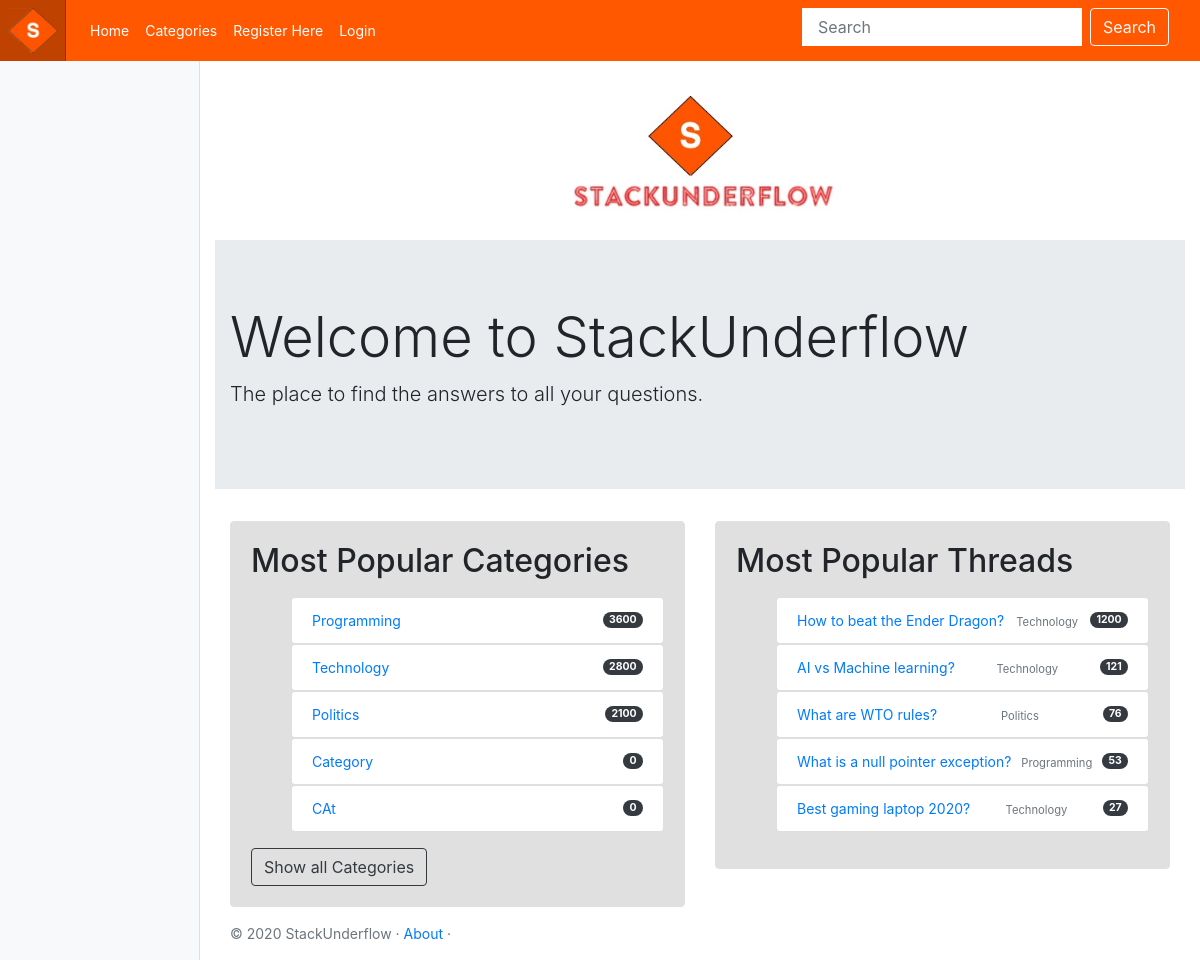
Before: / with the older database file.
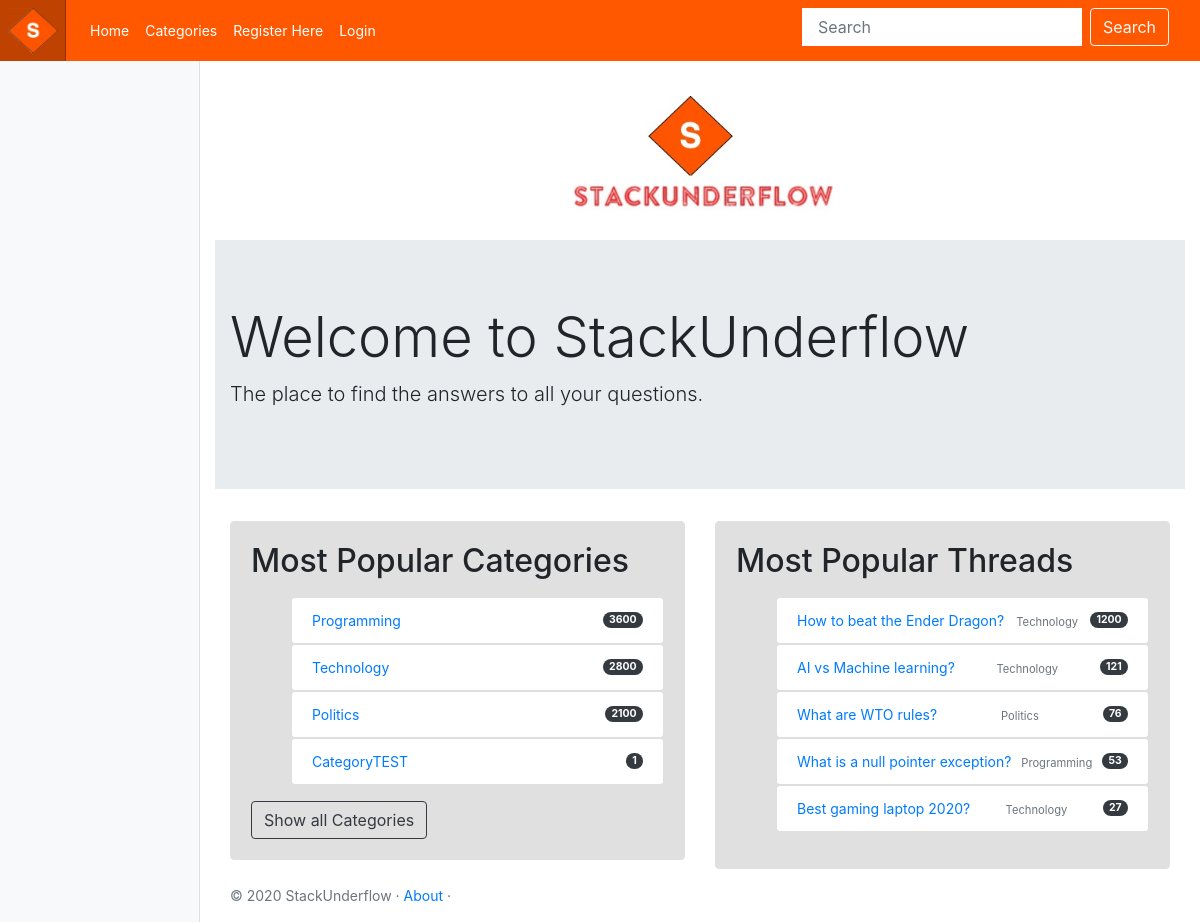
After: the same page with the newer database file.
### stack_underflow/models.py (models this page shows, shortened)
class Category(models.Model):
    user = models.ForeignKey(User, on_delete=models.CASCADE)
    name = models.CharField(max_length=128, unique=True)
    threads = models.IntegerField(default=0)
    slug = models.SlugField(unique=True)
    created_at = models.DateTimeField(auto_now_add=True)
    class Meta:
        verbose_name_plural = 'Categories'
    def __str__(self):
        return self.name

class Thread(models.Model):
    user = models.ForeignKey(User, on_delete=models.CASCADE)
    category = models.ForeignKey(Category, on_delete=models.CASCADE)
    question = models.CharField(max_length=128, unique=True)
    replies = models.IntegerField(default=0)
    created_at = models.DateTimeField(auto_now_add=True)
    slug = models.SlugField(unique=True)

### stack_underflow/views.py (the view)
# urls.py: path('', views.index, name='index'),
def index(request):
    category_list = Category.objects.order_by('-threads')[:5]
    threads_list = Thread.objects.order_by('-replies')[:5]
    context_dict = {}
    context_dict['categories'] = category_list
    context_dict['threads'] = threads_list
    return render(request, 'stack_underflow/index.html', context=context_dict)

### templates/stack_underflow/index.html (shortened to what this page needs)
<!DOCTYPE html>
{%extends 'stack_underflow/base.html' %}
{%load staticfiles %}
{% block body_block %}
<div class="text-center mb-4">
    <img class="mt-4" src="{% static 'images/logo.jpg' %}" alt="" width="300" height="120">
</div>
<div class="jumbotron jumbotron-fluid">
  <div class="container">
      {% if user.is_authenticated %}
            <h1 class="display-4">Welcome to StackUnderflow,</h1>
            <h1>{{ user.username }}</h1>
      {% else %}
            <h1 class="display-4">Welcome to StackUnderflow</h1>
      {% endif %}
            <p class="lead">The place to find the answers to all your questions.</p>
  </div>
</div>
<div class="container">
    <div class="row">
        <div class="col-md-6">
            <div class="card mb-6" style="background-color: #e0e0e0; border-color: #e0e0e0;">
                <div class="card-body">
                    <h2>Most Popular Categories</h2>
                    <p class="card-text">
                        {% if categories %}
                    <ul>
                        {% for category in categories %}
                            <ul class="list-group">
                                <li class="list-group-item d-flex justify-content-between align-items-center">
                                     <a href="{% url 'stack_underflow:show_category' category.slug %}"> {{ category.name }}</a>
                                    <span class="badge badge-dark badge-pill">{{ category.threads }}</span>
                                </li>
                            </ul>
                        {% endfor %}
                    </ul>
                    {% else %}
                    <strong>There are no categories present.</strong>
                    {% endif %}
                    </p>
                    <a class="btn btn-outline-dark" href="{% url 'stack_underflow:categories' %}" role="button">Show all Categories</a>
                </div>
            </div>
        </div>
        <div class="col-md-6">
            <div class="card mb-6" style="background-color: #e0e0e0; border-color: #e0e0e0;">
                <div class="card-body">
                    <h2>Most Popular Threads</h2>
                    <p class="card-text">
                        {% if categories %}
                    <ul>
                        {% for thread in threads %}
                            <ul class="list-group">
                                <li class="list-group-item d-flex justify-content-between align-items-center">
                                     <a href="{% url 'stack_underflow:show_thread' thread.slug %}">{{ thread.question }}</a>
                                    <div class="text-muted small mt-1">{{ thread.category }}<a href="" class="text-muted" data-abc="true"></a></div>
                                    <span class="badge badge-dark badge-pill">{{ thread.replies }}</span>
                                </li>
                            </ul>
                        {% endfor %}
                    </ul>
                    {% else %}
                    <strong>There are no threads present.</strong>
                    {% endif %}
                    </p>
                </div>
            </div>
        </div>
    </div>
</div>
{% endblock %}

### templates/stack_underflow/base.html (shortened to what this page needs)
<!DOCTYPE html>
{% load staticfiles %}
<html lang="en">
<head>
    <link href="{% static 'css/bootstrap.min.css' %}" rel="stylesheet">
    <link href="{% static 'css/stack_underflow.css' %}" rel="stylesheet">
</head>
<header>
    <nav class="navbar navbar-expand-md navbar-dark fixed-top p-0" style="background-color: #ff5800;">
        <a class="navbar-brand p-2" href="{% url 'stack_underflow:index' %}"><img src="{% static 'images/logo1.png' %}"
                                                                                  width="50" height="" 50"></a>
        <div class="collapse navbar-collapse" id="navbarCollapse">
            <ul class="navbar-nav mr-auto">
                <li class="nav-item"><a class="nav-link active" href="{% url 'stack_underflow:index' %}">Home</a></li>
                <li class="nav-item "><a class="nav-link active" href="{% url 'stack_underflow:categories' %}">Categories</a>
                </li>
                {% if user.is_authenticated %}
                <li class="nav-item"><a class="nav-link active"
                                        href="{% url 'auth_logout' %}?next={% url 'stack_underflow:index' %}">Logout</a>
                </li>
                <li class="nav-item"><a class="nav-link active" href="{% url 'stack_underflow:add_category' %}">Add
                    Category</a></li>
                <li class="nav-item"><a class="nav-link active" href="{% url 'auth_password_change' %}">Change
                    Password</a></li>
                {% else %}
                <li class="nav-item"><a class="nav-link active" href="{% url 'registration_register' %}">Register
                    Here</a></li>
                <li class="nav-item "><a class="nav-link active" href="{% url 'auth_login' %}">Login</a></li>
                {% endif %}
            </ul>
            <form class="form-inline my-2 my-lg-0" id="user-form" method="post" action="{% url 'stack_underflow:search' %}">
                <div class="form-group mx-sm-3 mb-2">
                <input class="form-control mr-sm-2" type="text" name="query" id="query" placeholder="Search" aria-label="Search">
                <button class="btn btn-outline-light my-2 my-sm-0" type="submit" name="submit">Search</button>
                </div>
            </form>
        </div>
    </nav>
</header>
<div class="container-fluid">
    <div class="row">
        <nav class="col-md-2 d-none d-md-block bg-light sidebar">
            <div class="sidebar-sticky">
            </div>
        </nav>
    </div>
</div>
<main class="col-md-9 mt-4 ml-sm-auto col-lg-10 px-6" role="main">
    <body>
    {% block body_block %}
    {% endblock %}
    </body>
    <footer class="footer mt-auto py-3">
        <div class="container">
            <span class="text-muted"><a class="" float-left">&copy; 2020 StackUnderflow &middot; <a href="#">About</a> &middot;</span>
        </div>
    </footer>
</main>
</html>

### static/css/stack_underflow.css (style rules this page uses)
body { font-size: .875rem; }
.sidebar { position: fixed; top: 0; bottom: 0; left: 0; z-index: 100; padding: 48px 0 0; box-shadow: inset -1px 0 0 rgba(0, 0, 0, .1); }
.sidebar-sticky { position: relative; top: 0; height: calc(100vh - 48px); padding-top: .5rem; overflow-x: hidden; overflow-y: auto; }
[role="main"] { padding-top: 133px; }
@media (min-width: 768px) { [role="main"] { padding-top: 48px; } }
.navbar-brand { padding-top: .75rem; padding-bottom: .75rem; font-size: 1rem; background-color: rgba(0, 0, 0, .25); box-shadow: inset -1px 0 0 rgba(0, 0, 0, .25); }
.navbar .btn { margin-right: 15px; }
.navbar .form-control { padding: .75rem 1rem; border-width: 0; border-radius: 0; }
.card-body { -ms-flex: 1 1 auto; flex: 1 1 auto; padding: 1.25rem; }
.list-group-item { background-color: ; }

Changed rows visible on the page:
removed Category: name "CAt", threads "0"
changed Category: name "Category" → "CategoryTEST"; threads "0" → "1"
